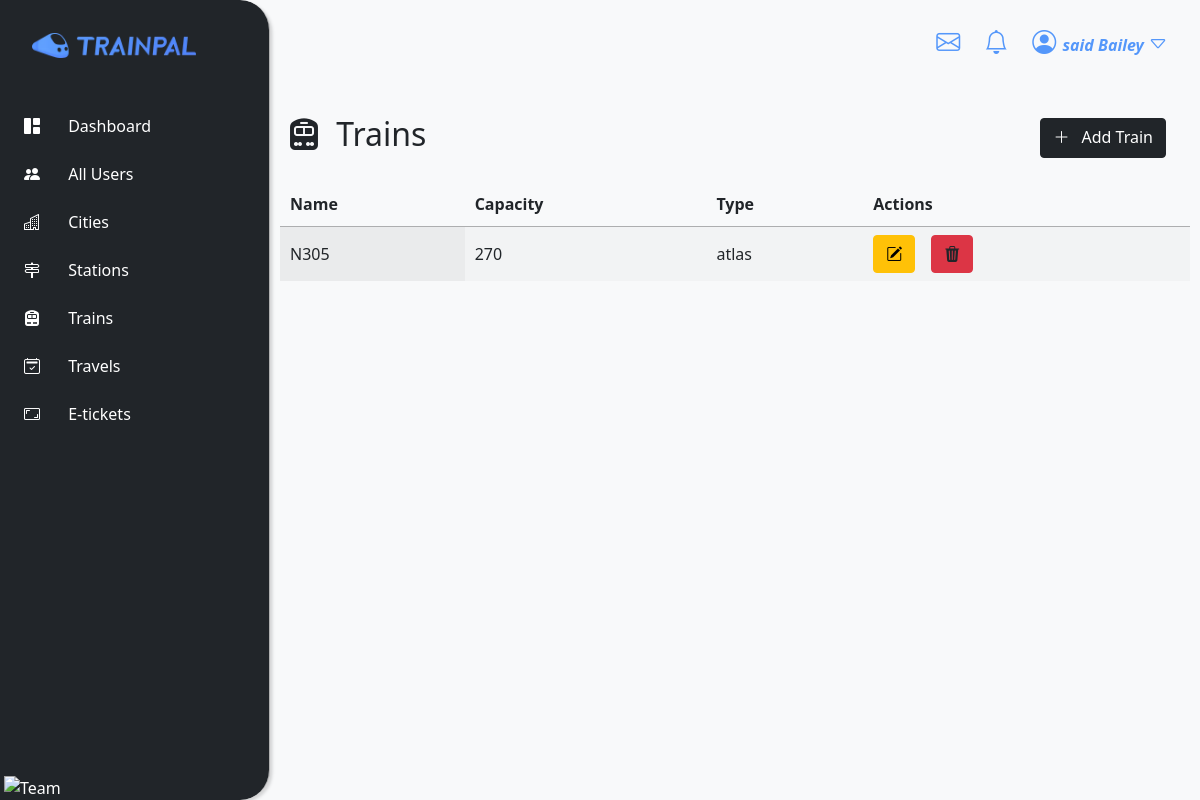
Page /trains.php (signed in) on the committed database.
### tables this page shows
CREATE TABLE IF NOT EXISTS `trains` (
  `id` int NOT NULL AUTO_INCREMENT,
  `name` varchar(60) NOT NULL,
  `capacity` int NOT NULL,
  `type_id` int NOT NULL,
  PRIMARY KEY (`id`)
);

CREATE TABLE IF NOT EXISTS `type_trains` (
  `id` int NOT NULL AUTO_INCREMENT,
  `name` varchar(50) NOT NULL,
  `speed` float NOT NULL,
  PRIMARY KEY (`id`)
);

### models/connection.php (called while the page is built, shortened)
<?php
class Connection
{
      private $serv = 'localhost';
      private $user = 'root';
      private $pass = '';
      private $bd = 'youtrain';
      private function pdoConnection()
      {
            $con = new PDO('mysql:host=' . $this->serv . ';dbname=' . $this->bd, $this->user, $this->pass);
            $con->setAttribute(PDO::ATTR_DEFAULT_FETCH_MODE, PDO::FETCH_ASSOC);
            try {
                  return $con;
            } catch (PDOException $e) {
                  echo 'Database Error: ' . $e->getMessage();
            }
      }
      public function connect()
      {
            return $this->pdoConnection();
      }
}

### models/train.php (called while the page is built, shortened)
<?php
require 'connection.php';
class Train extends Connection
{
    public function allTrains()
    {
        $sql = "SELECT trains.*,
                type_trains.name as type
                from trains
                inner join type_trains on trains.type_id = type_trains.id";
        $stmt = $this->connect()->prepare($sql);
        $stmt->execute();
        $result = $stmt->fetchAll();
        return $result;
    }
}

### views/allTrains.php (the view, shortened to what this page needs)
<?php
include_once './models/train.php';
$all_trains = new Train();
$trains = $all_trains->allTrains();
?>
<table id="data-table" class="display dataTable" style="width: 100%" aria-describedby="example_info">
    <thead>
        <tr>
            <th>Name</th>
            <th>Capacity</th>
            <th>Type</th>
            <th>Actions</th>
        </tr>
    </thead>
    <tbody>
        <?php
            foreach ($trains as $train) {
        ?>
            <tr class="odd"  id = "<?= $train['id'];?>" train = "<?= $train['name'];?>"
            capacity = "<?= $train['capacity'];?>" type = "<?= $train['type_id']; ?>">
                <td class="sorting_1"><?= $train["name"] ?></td>
                <td class=""><?= $train["capacity"] ?></td>
                <td class=""><?= $train["type"] ?></td>
                <td>
                    <div class="d-flex fs-3">
                        <a href="#modal-city" data-bs-toggle="modal" class="btn btn-warning me-3" onclick="editTrain(<?= $train['id']; ?>)"><i class="bi bi-pencil-square users-icon"></i></a>
                        <a href="controllers/trainController.php?id=<?= $train['id'] ?>" class="btn btn-danger text-dark"><i class="bi bi-trash3-fill users-icon"></i></a>
                    </div>
                </td>
            </tr>
        <?php
            }
        ?>
    </tbody>
</table>

### assets/css/style.css (style rules this page uses)
* { margin: 0; padding: 0; box-sizing: border-box; }
body { overflow-x: hidden; }
body { background-color: #dadde6 }

### rows in the picture
trains: name "N305", capacity "270", type_trains.name "atlas"

### other values in the picture
$_SESSION['first_name'] "said"
$_SESSION['last_name'] "Bailey"
